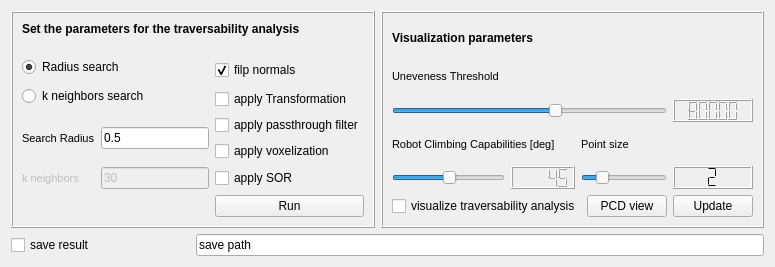
            <widget class="QWidget" name="UPD">
             <attribute name="title">
              <string>UPD</string>
             </attribute>
             <layout class="QGridLayout" name="gridLayout_11">
              <item row="5" column="0">
               <widget class="QCheckBox" name="checkBox">
                <property name="text">
                 <string>save result</string>
                </property>
               </widget>
              </item>
              <item row="5" column="1" colspan="4">
               <widget class="QLineEdit" name="lineEdit_saveFolder">
                <property name="toolTip">
                 <string extracomment="Save files path"/>
                </property>
                <property name="text">
                 <string>save path</string>
                </property>
               </widget>
              </item>
              <item row="0" column="2" rowspan="4" colspan="3">
               <widget class="QFrame" name="frame_2">
                <property name="frameShape">
                 <enum>QFrame::Box</enum>
                </property>
                <property name="frameShadow">
                 <enum>QFrame::Raised</enum>
                </property>
                <layout class="QGridLayout" name="gridLayout_13">
                 <item row="0" column="0" colspan="3">
                  <widget class="QLabel" name="label_29">
                   <property name="font">
                    <font>
                     <pointsize>9</pointsize>
                     <weight>75</weight>
                     <italic>false</italic>
                     <bold>true</bold>
                    </font>
                   </property>
                   <property name="text">
                    <string>Visualization parameters</string>
                   </property>
                  </widget>
                 </item>
                 <item row="1" column="0" colspan="2">
                  <widget class="QLabel" name="label_28">
                   <property name="font">
                    <font>
                     <pointsize>8</pointsize>
                     <weight>50</weight>
                     <italic>false</italic>
                     <bold>false</bold>
                    </font>
                   </property>
                   <property name="text">
                    <string>Uneveness Threshold</string>
                   </property>
                  </widget>
                 </item>
                 <item row="3" column="0" colspan="2">
                  <widget class="QLabel" name="label_2">
                   <property name="font">
                    <font>
                     <pointsize>8</pointsize>
                     <weight>50</weight>
                     <italic>false</italic>
                     <bold>false</bold>
                    </font>
                   </property>
                   <property name="text">
                    <string>Robot Climbing Capabilities [deg]</string>
                   </property>
                  </widget>
                 </item>
                 <item row="3" column="2" colspan="3">
                  <widget class="QLabel" name="label_4">
                   <property name="font">
                    <font>
                     <pointsize>8</pointsize>
                     <weight>50</weight>
                     <italic>false</italic>
                     <bold>false</bold>
                    </font>
                   </property>
                   <property name="text">
                    <string>Point size</string>
                   </property>
                  </widget>
                 </item>
                 <item row="4" column="0">
                  <widget class="QSlider" name="horizontalSlider_traversabilityAngle">
                   <property name="minimum">
                    <number>0</number>
                   </property>
                   <property name="maximum">
                    <number>89</number>
                   </property>
                   <property name="pageStep">
                    <number>90</number>
                   </property>
                   <property name="value">
                    <number>45</number>
                   </property>
                   <property name="sliderPosition">
                    <number>45</number>
                   </property>
                   <property name="orientation">
                    <enum>Qt::Horizontal</enum>
                   </property>
                  </widget>
                 </item>
                 <item row="4" column="1">
                  <widget class="QLCDNumber" name="lcdNumber_thresholdAngle">
                   <property name="intValue" stdset="0">
                    <number>45</number>
                   </property>
                  </widget>
                 </item>
                 <item row="4" column="2" colspan="2">
                  <widget class="QSlider" name="horizontalSlider_p">
                   <property name="minimum">
                    <number>1</number>
                   </property>
                   <property name="maximum">
                    <number>6</number>
                   </property>
                   <property name="value">
                    <number>2</number>
                   </property>
                   <property name="orientation">
                    <enum>Qt::Horizontal</enum>
                   </property>
                  </widget>
                 </item>
                 <item row="4" column="4">
                  <widget class="QLCDNumber" name="lcdNumber_p">
                   <property name="digitCount">
                    <number>1</number>
                   </property>
                   <property name="segmentStyle">
                    <enum>QLCDNumber::Flat</enum>
                   </property>
                   <property name="intValue" stdset="0">
                    <number>2</number>
                   </property>
                  </widget>
                 </item>
                 <item row="5" column="0" colspan="3">
                  <widget class="QCheckBox" name="checkBox_visTraversability">
                   <property name="text">
                    <string>visualize traversability analysis</string>
                   </property>
                  </widget>
                 </item>
                 <item row="5" column="4">
                  <widget class="QPushButton" name="pushButton_updateVis">
                   <property name="text">
                    <string>Update</string>
                   </property>
                  </widget>
                 </item>
                 <item row="5" column="3">
                  <widget class="QPushButton" name="pushButton_PCDView">
                   <property name="text">
                    <string>PCD view</string>
                   </property>
                  </widget>
                 </item>
                 <item row="2" column="4">
                  <widget class="QLCDNumber" name="lcdNumber_unevenness">
                   <property name="smallDecimalPoint">
                    <bool>false</bool>
                   </property>
                   <property name="value" stdset="0">
                    <double>80000.000000000000000</double>
                   </property>
                   <property name="intValue" stdset="0">
                    <number>80000</number>
                   </property>
                  </widget>
                 </item>
                 <item row="2" column="0" colspan="4">
                  <widget class="QSlider" name="horizontalSlider_unevennessIndex">
                   <property name="minimum">
                    <number>50000</number>
                   </property>
                   <property name="maximum">
                    <number>100000</number>
                   </property>
                   <property name="singleStep">
                    <number>1</number>
                   </property>
                   <property name="pageStep">
                    <number>100000</number>
                   </property>
                   <property name="value">
                    <number>80000</number>
                   </property>
                   <property name="sliderPosition">
                    <number>80000</number>
                   </property>
                   <property name="orientation">
                    <enum>Qt::Horizontal</enum>
                   </property>
                  </widget>
                 </item>
                </layout>
               </widget>
              </item>
              <item row="0" column="0" rowspan="4" colspan="2">
               <widget class="QFrame" name="frame">
                <property name="frameShape">
                 <enum>QFrame::Box</enum>
                </property>
                <property name="frameShadow">
                 <enum>QFrame::Raised</enum>
                </property>
                <layout class="QGridLayout" name="gridLayout_12">
                 <item row="4" column="2">
                  <widget class="QCheckBox" name="checkBox_applyPTF">
                   <property name="text">
                    <string>apply passthrough filter</string>
                   </property>
                  </widget>
                 </item>
                 <item row="3" column="2">
                  <widget class="QCheckBox" name="checkBox_applyTrans">
                   <property name="text">
                    <string>apply Transformation</string>
                   </property>
                  </widget>
                 </item>
                 <item row="4" column="0" rowspan="2">
                  <widget class="QLabel" name="label_26">
                   <property name="font">
                    <font>
                     <pointsize>8</pointsize>
                     <weight>50</weight>
                     <italic>false</italic>
                     <bold>false</bold>
                    </font>
                   </property>
                   <property name="text">
                    <string>Search Radius</string>
                   </property>
                  </widget>
                 </item>
                 <item row="4" column="1" rowspan="2">
                  <widget class="QLineEdit" name="lineEdit_searchRadius">
                   <property name="text">
                    <string>0.5</string>
                   </property>
                  </widget>
                 </item>
                 <item row="6" column="2">
                  <widget class="QCheckBox" name="checkBox_applySOR">
                   <property name="text">
                    <string>apply SOR</string>
                   </property>
                  </widget>
                 </item>
                 <item row="5" column="2">
                  <widget class="QCheckBox" name="checkBox_applyVox">
                   <property name="text">
                    <string>apply voxelization</string>
                   </property>
                  </widget>
                 </item>
                 <item row="6" column="0">
                  <widget class="QLabel" name="label_27">
                   <property name="enabled">
                    <bool>false</bool>
                   </property>
                   <property name="font">
                    <font>
                     <pointsize>8</pointsize>
                     <weight>50</weight>
                     <italic>false</italic>
                     <bold>false</bold>
                    </font>
                   </property>
                   <property name="text">
                    <string>k neighbors</string>
                   </property>
                  </widget>
                 </item>
                 <item row="6" column="1">
                  <widget class="QLineEdit" name="lineEdit_kNeighbors">
                   <property name="enabled">
                    <bool>false</bool>
                   </property>
                   <property name="text">
                    <string>30</string>
                   </property>
                  </widget>
                 </item>
                 <item row="0" column="0" colspan="3">
                  <widget class="QLabel" name="label_25">
                   <property name="font">
                    <font>
                     <pointsize>10</pointsize>
                     <weight>50</weight>
                     <italic>false</italic>
                     <bold>false</bold>
                    </font>
                   </property>
                   <property name="text">
                    <string>&lt;html&gt;&lt;head/&gt;&lt;body&gt;&lt;p&gt;&lt;span style=&quot; font-size:9pt; font-weight:600;&quot;&gt;Set the parameters for the traversability analysis&lt;br/&gt;&lt;/span&gt;&lt;/p&gt;&lt;/body&gt;&lt;/html&gt;</string>
                   </property>
                  </widget>
                 </item>
                 <item row="1" column="2" rowspan="2">
                  <widget class="QCheckBox" name="checkBox_filpNormals">
                   <property name="text">
                    <string>filp normals</string>
                   </property>
                   <property name="checked">
                    <bool>true</bool>
                   </property>
                  </widget>
                 </item>
                 <item row="2" column="0" rowspan="2" colspan="2">
                  <widget class="QRadioButton" name="radioButton_kNeighbors">
                   <property name="text">
                    <string>k neighbors search</string>
                   </property>
                  </widget>
                 </item>
                 <item row="1" column="0" colspan="2">
                  <widget class="QRadioButton" name="radioButton_radius">
                   <property name="text">
                    <string>Radius search</string>
                   </property>
                   <property name="checked">
                    <bool>true</bool>
                   </property>
                  </widget>
                 </item>
                 <item row="7" column="2">
                  <widget class="QPushButton" name="pushButton_runUPD">
                   <property name="text">
                    <string>Run</string>
                   </property>
                  </widget>
                 </item>
                </layout>
               </widget>
              </item>
             </layout>
            </widget>
